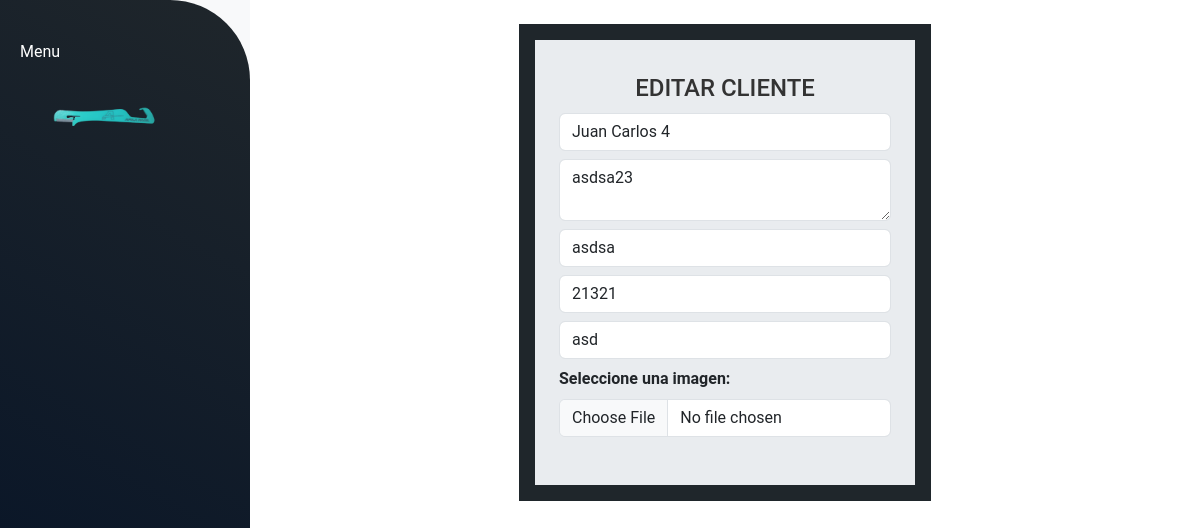
The app's page /clientes/editar/3/ with its own data.
### clientes/models.py (models this page shows, shortened)
class Clientes(models.Model):
    nombre = models.CharField(max_length=50)
    detalle = models.CharField(max_length=200, blank=True)
    direccion = models.CharField(max_length=100)
    telefono = models.IntegerField(null=True, blank=True)
    email = models.CharField(max_length=100)
    imagen = models.TextField(null=True, blank=True)
    class Meta:
        db_table = 'clientes'
        verbose_name = "Clientes"

### clientes/views.py (the view)
# urls.py: path('editar/<int:id>/', views.editar_cliente, name='editar_cliente'),
def editar_cliente(request,id):
    cliente = get_object_or_404(Clientes, pk=id)
    if request.method == 'POST':
        form = ClientesForm(request.POST, request.FILES)
        if form.is_valid():
            cliente.nombre = form.cleaned_data['nombre']
            cliente.detalle = form.cleaned_data['detalle']
            cliente.direccion = form.cleaned_data['direccion']
            cliente.telefono = form.cleaned_data['telefono']
            cliente.email = form.cleaned_data['email']
            cliente.imagen = form.cleaned_data['imagen']
            cliente.save()
            return redirect('clientes')
    else:
        form = ClientesForm(initial={
        'nombre': cliente.nombre,
        'detalle': cliente.detalle,
        'direccion': cliente.direccion,
        'telefono':  cliente.telefono,
        'email': cliente.email,
        'imagen': cliente.imagen
        })
    return render(request, 'editar_cliente.html', {'form': form, 'cliente': cliente})

### clientes/forms.py
class ClientesForm(forms.Form):
    nombre = forms.CharField(max_length=100, required=True)
    detalle = forms.CharField(
        max_length=200,
        required=False,
        widget=forms.Textarea(attrs={'class': 'form-control'})
    )
    direccion = forms.CharField(max_length=100, required=True)
    telefono = forms.CharField(max_length=100, required=True)
    email = forms.CharField(max_length=100, required=True)
    imagen = forms.CharField(max_length=100, required=False)
    class Meta:
            model = Clientes

### clientes/templates/editar_cliente.html (shortened to what this page needs)
{% extends "materias_primas/layout.html" %}
{% load static %}
{% block content %}
<div class="container-fluid" id="altura">
  <div class="d-flex flex-column align-items-center" >
      <div class="d-flex justify-content-center mt-4 mb-5" style="background-color: #1f262b;">
          <form class="m-3 p-4 bg-body-secondary" method="post" action="{% url 'editar_cliente' cliente.id %}" enctype="multipart/form-data" >
               <h2 class="custom-title text-center">EDITAR CLIENTE</h2>
              <div class="form-outline mb-2" >
                  <input type="text" id="nombre" name="nombre" class="form-control" placeholder="Nombre completo" value="{{ cliente.nombre }}" />
              </div>
                  <div class="form-outline mb-2">
                    <textarea id="detalle" name="detalle" class="form-control" placeholder="Detalles" >{{ cliente.detalle }}</textarea>
                  </div>
                  <div class="form-outline mb-2">
                    <input type="text" id="direccion" name="direccion" class="form-control" placeholder="Direccion" value="{{ cliente.direccion }}"/>
                  </div>
                <div class="form-outline mb-2">
                  <input type="number" id="telefono" name="telefono" class="form-control" placeholder="Telefono" value="{{ cliente.telefono }}"/>
                </div>
            <div class="form-outline mb-2">
                <input type="text" id="email" name="email" class="form-control" placeholder="Email" value="{{ cliente.email }}"/>
            </div>
                  <div class="row mb-4">
                      <div class="form-outline">
                        <label class="form-label fw-bold w-100" for="imagen">Seleccione una imagen:</label>
                            <input type="file" id="imagen" name="imagen" class="form-control" value="{{ cliente.imagen }}"/>
                      </div>
                  </div>
          </form>
      </div>
  </div>
</div>
{% endblock %}

### static/style.css (style rules this page uses)
body { font-family: 'Roboto' !important; width: 100% !important; height: 100vh !important; margin: 0; }
.custom-title { font-family: 'Roboto', sans-serif; font-size: 24px; color: #333; margin: 10px 0; }
#altura { max-height: 100vh !important; overflow-y: auto !important; }

### records on screen
Clientes: nombre "Juan Carlos 4", detalle "asdsa23", direccion "asdsa", telefono "21321", email "asd"
